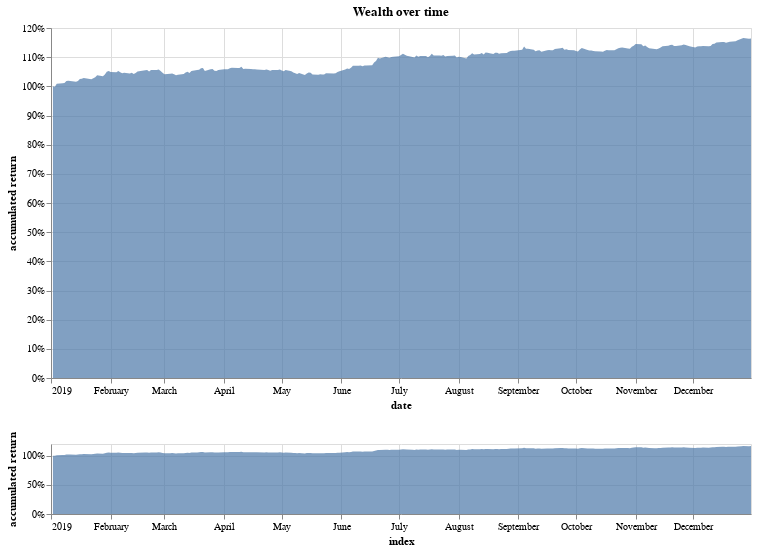

Notebook code cell kept with this figure:
### Markdown cell above
When done, the backtester returns a balance sheet with the daily returns and wealth values. Pass this balance dataframe to 
the functions *returns_chart*, *returns_histogram* and *monthly_returns_heatmap* for better visualization.

### Code cell
returns_chart(bt.balance)

### Figure 1 — Vega-Lite specification as saved in the notebook (floating-point values rounded to 4 significant figures; data arrays with more than 128 entries replaced by an {"elided": "..."} marker saying what was removed)
{"config": {"view": {"continuousWidth": 400, "continuousHeight": 300}}, "vconcat": [{"layer": [{"mark": "point", "encoding": {"opacity": {"value": 0}, "x": {"type": "temporal", "field": "index"}}, "selection": {"selector002": {"type": "single", "nearest": true, "on": "mouseover", "fields": ["index"], "empty": "none"}}}, {"mark": "point", "encoding": {"opacity": {"condition": {"value": 1, "selection": "selector002"}, "value": 0}, "x": {"type": "temporal", "field": "index"}, "y": {"type": "quantitative", "axis": {"format": "%"}, "field": "accumulated return"}}}, {"mark": {"type": "text", "align": "left", "dx": 5, "dy": -5}, "encoding": {"text": {"condition": {"type": "quantitative", "field": "accumulated return", "format": ".2%", "selection": "selector002"}, "value": " "}, "x": {"type": "temporal", "field": "index"}, "y": {"type": "quantitative", "axis": {"format": "%"}, "field": "accumulated return"}}}, {"mark": {"type": "area", "opacity": 0.7}, "encoding": {"x": {"type": "temporal", "axis": {"title": "date"}, "field": "index", "scale": {"domain": {"selection": "selector001"}}}, "y": {"type": "quantitative", "axis": {"format": "%"}, "field": "accumulated return"}}}], "height": 350, "title": "Wealth over time", "width": 700}, {"mark": {"type": "area", "opacity": 0.7}, "encoding": {"x": {"type": "temporal", "field": "index"}, "y": {"type": "quantitative", "axis": {"format": "%"}, "field": "accumulated return"}}, "height": 70, "selection": {"selector001": {"type": "interval", "encodings": ["x"]}}, "width": 700}], "data": {"name": "data-b4b0a6cff4728449d44548dcd149ffe3"}, "$schema": "https://vega.github.io/schema/vega-lite/v4.0.0.json", "datasets": {"data-b4b0a6cff4728449d44548dcd149ffe3": {"elided": "253 records"}}}
